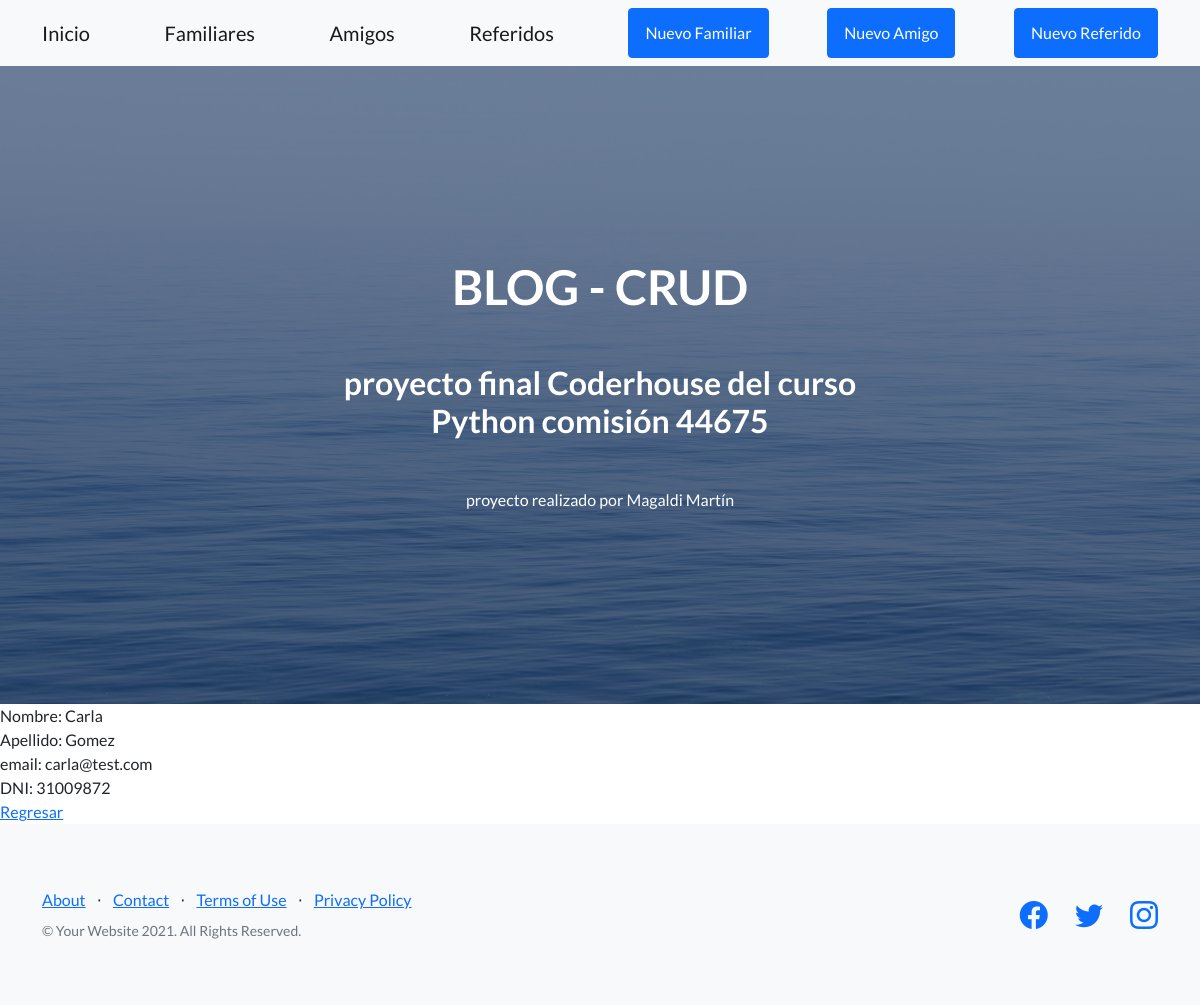
The app's page /Blog/referidos/detail/1 with its own data.
### Blog/models.py (models this page shows)
class Referidos(models.Model):
    nombre=models.CharField(max_length=40)
    apellido=models.CharField(max_length=40)
    email=models.EmailField()
    dni=models.IntegerField()

### Blog/views.py (the view)
# urls.py: path("referidos/detail/<pk>", views.ReferidosDetail.as_view(),name='Detail3'),
class ReferidosDetail(DetailView):
    model = Referidos
    template = 'Blog/referidos_detail.html'

### Blog/templates/Blog/referidos_detail.html
{% extends "Blog/padre.html" %}
{% load static %}
{% block contenidoQueCambia %}
Nombre: {{referidos.nombre}}
<br>
Apellido: {{referidos.apellido}}
<br>
email: {{referidos.email}}
<br>
DNI: {{referidos.dni}}
<br>
<a href="{%url 'List3'%}">Regresar</a>
{% endblock %}

### records on screen
Referidos: nombre "Carla", apellido "Gomez", email "carla@test.com", dni "31009872"
